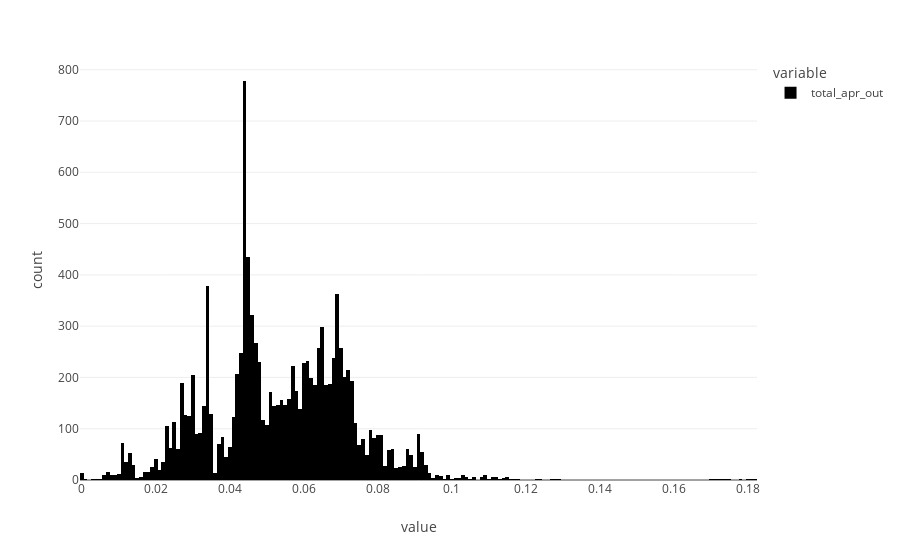

The notebook cell saved with this chart:
### Code cell
px.histogram(df["total_apr_out"])

### Figure 1 — Plotly figure (JSON) as saved in the notebook; plotly's stock layout.template omitted (floating-point values rounded to 4 significant figures; data arrays with more than 128 entries replaced by an {"elided": "..."} marker saying what was removed)
{"data": [{"alignmentgroup": "True", "bingroup": "x", "hovertemplate": "variable=total_apr_out<br>value=%{x}<br>count=%{y}<extra></extra>", "legendgroup": "total_apr_out", "marker": {"color": "#000001", "pattern": {"shape": ""}}, "name": "total_apr_out", "offsetgroup": "total_apr_out", "orientation": "v", "showlegend": true, "type": "histogram", "x": {"elided": "11928 float values"}, "xaxis": "x", "yaxis": "y"}], "layout": {"barmode": "relative", "legend": {"title": {"text": "variable"}, "tracegroupgap": 0}, "margin": {"t": 60}, "xaxis": {"anchor": "y", "domain": [0, 1], "title": {"text": "value"}}, "yaxis": {"anchor": "x", "domain": [0, 1], "title": {"text": "count"}}}}
